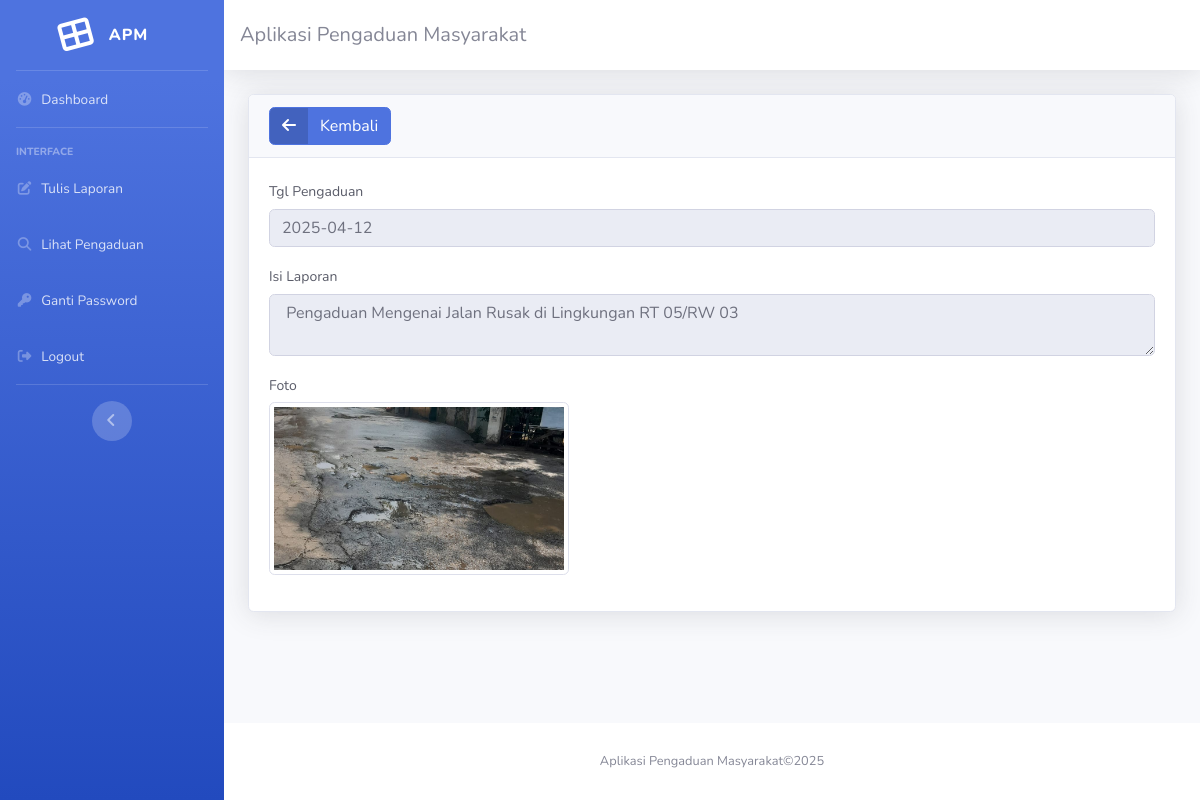
Screenshot of /masyarakat.php?url=detail-pengaduan&id=16 (signed in) with the database file from the repository.
### tables this page shows
CREATE TABLE `pengaduan` (
  `id_pengaduan` int(11) NOT NULL,
  `tgl_pengaduan` date NOT NULL,
  `nik` char(16) NOT NULL,
  `isi_laporan` text NOT NULL,
  `foto` varchar(255) NOT NULL,
  `status` enum('0','proses','selesai','ditolak') NOT NULL
);

### detail_pengaduan.php (the view, shortened to what this page needs)
<?php
include 'koneksi.php';
$id = $_GET['id'];
$query = mysqli_query($koneksi, "SELECT*FROM pengaduan WHERE id_pengaduan='$id'");
$data = mysqli_fetch_array($query);
?>
<div class="card shadow">
    <div class="card-header">
        <a href="?url=lihat-pengaduan" class="btn btn-primary btn-icon-split">
            <span class="icon text-white-5">
                <i class="fa fa-arrow-left"></i>
            </span>
            <span class="text"> Kembali </span>
        </a>
    </div>
    <div class="card-body">
        <form method="post" action="proses_pengaduan.php" enctype="multipart/form-data">
            <div class="form-group">
                <label for="" style="font-size: 14px;">Tgl Pengaduan</label>
                <input type="text" name="tgl_pengaduan" class="form-control" readonly value="<?= $data['tgl_pengaduan']; ?>">
            </div>
            <div class="form-group">
                <label for="" style="font-size: 14px;">Isi Laporan</label>
                <textarea name="isi_laporan" id="isi_laporan" class="form-control" readonly><?= $data['isi_laporan']; ?></textarea>
            </div>
            <div class="form-group">
                <label for="" style="font-size: 14px;">Foto</label>
                <br>
                <img class="img-thumbnail" src="foto/<?= $data['foto'] ?>" width="300">
            </div>
        </form>
    </div>
</div>

### rows the page displays
pengaduan: tgl_pengaduan "2025-04-12", isi_laporan "Pengaduan Mengenai Jalan Rusak di Lingkungan RT 05/RW 03", foto (picture)
